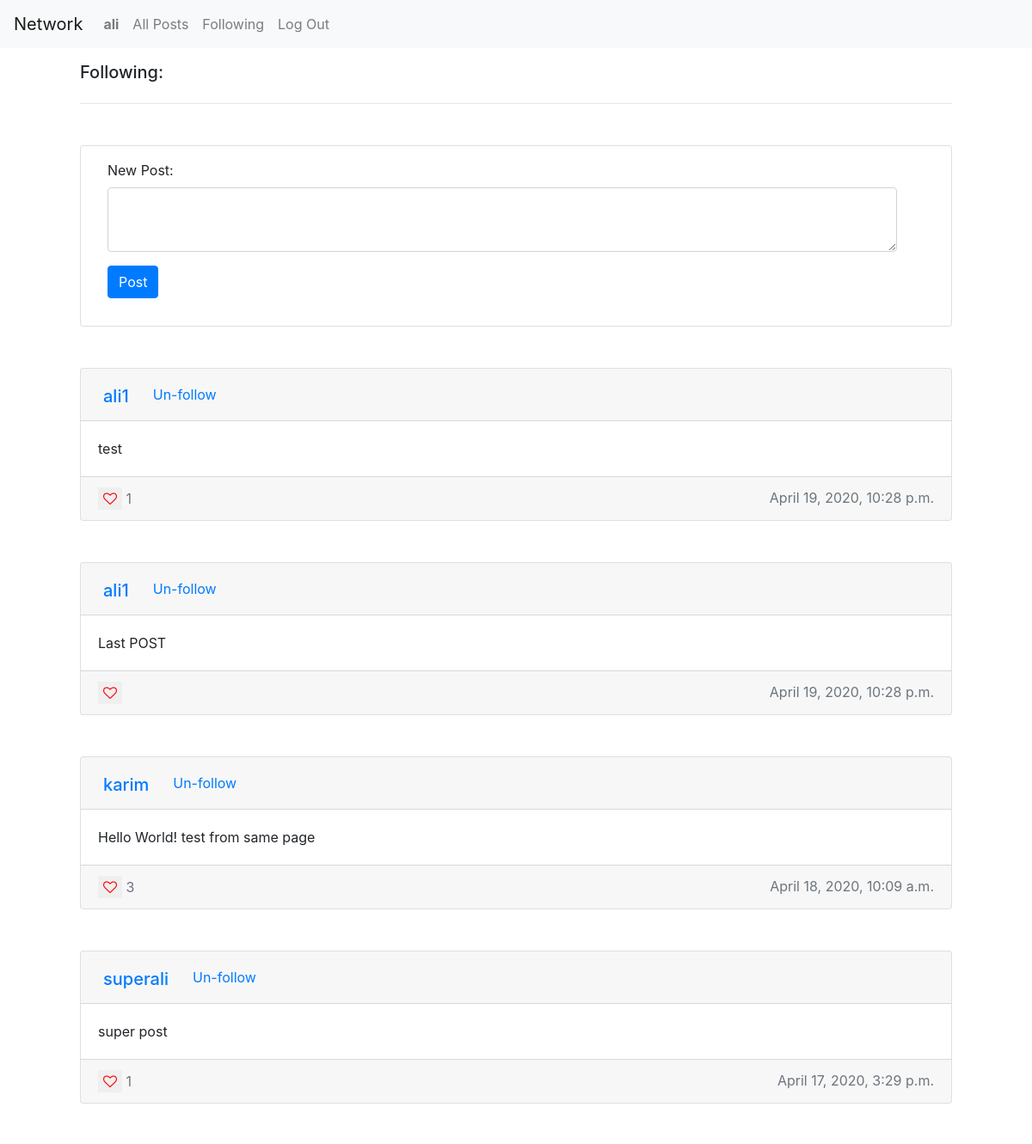
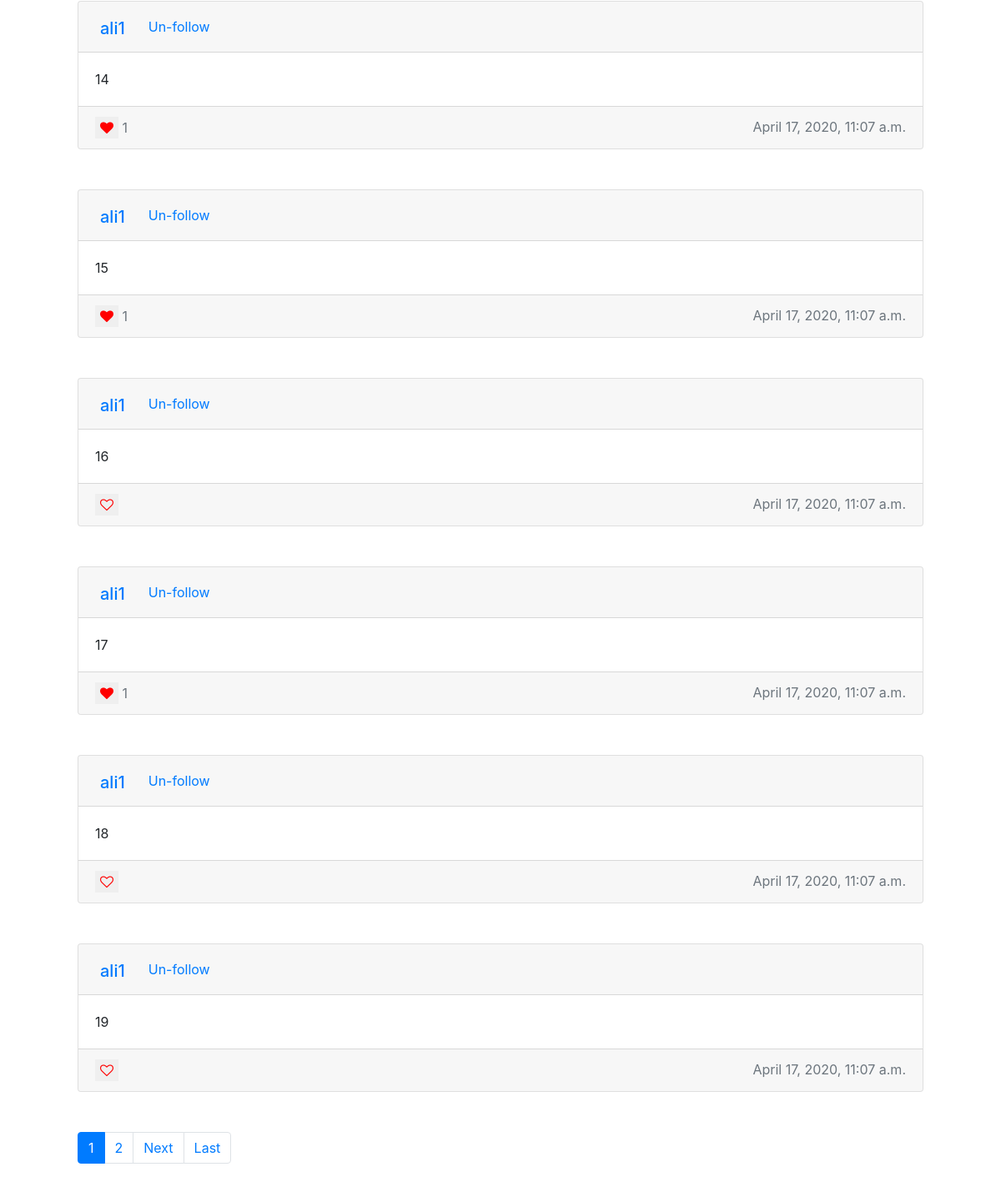
The page /following (signed in) on the database its author committed (2 pictures, top to bottom).
### network/models.py (models this page shows, shortened)
class User(AbstractUser):
    followers = models.ManyToManyField(settings.AUTH_USER_MODEL, blank=True, related_name="following")
    class Meta:
        verbose_name_plural="Users"

class Post(models.Model):
    user = models.ForeignKey(User, on_delete=models.CASCADE, related_name="posts")
    post = models.TextField(blank=False)
    like = models.ManyToManyField(User, blank="True", related_name="likes")
    created = models.DateTimeField(default=datetime.now(), blank=True)
    class Meta:
        verbose_name_plural="Posts"

### network/views.py (the view)
# urls.py: path("following", views.followingView, name="followingView"),
def followingView(request):
    followPost = Post.objects.filter(user__in=request.user.followers.all()).order_by("-created").all()
    return render(request, "network/following.html",{
        "posts": followPost,
        "form":forms.PostForm(),
        "page_obj": paginator(followPost, request.GET.get('page'))
    })

### network/forms.py
class PostForm(ModelForm):
    class Meta:
        model = Post
        fields = ["post"]
        widgets = {
            "post" : forms.Textarea(
                attrs = {
                    "class" : "form-control text-height",
                    "rows" : "4",
                    "cols" : "10"
                }
            )
        }
        labels = {
            "post" : "New Post"
        }

### network/views.py (called while the page is built)
def paginator(posts, page):
    paginator = Paginator(posts, 10)
    page_number = page
    page_obj = paginator.get_page(page_number)
    return page_obj

### network/templates/network/following.html
{% extends "network/index.html" %}
{% block page %}
    <div class="row">
        <div class="col">
            <h5>Following:</h5>
        </div>
    </div>
    <hr>
{% endblock %}

### network/templates/network/index.html (shortened to what this page needs)
{% extends "network/layout.html" %}
{% load static %}
{% block body %}
    <div class="container">
        <div class="page mt-3 ml-5 mr-5">
            {% block page %}
            {% endblock %}
        </div>
        {% if user.is_authenticated %}
            <div class="card m-5">
                <form action="{% url 'new' %}" id="newPost" method ="post">
                    <div class="row m-3 mr-5">
                        <div class="col">
                            <div class="form-group">
                                {{ form }}
                            </div>
                            <div class="form-group">
                                <input type="Submit" class="btn btn-primary" value="Post">
                            </div>
                        </div>
                    </div>
                </form>
            </div>
        {% endif %}
        {% for post in page_obj %}
            <div class="card m-5">
                <div class="card-header" id="post-{{ post.id }}">
                    <ul class="nav card-header-tabs">
                        <li class="nav-item">
                            {% if post.user == user %}
                                <a class="nav-link" href="{% url 'profile' %}">
                                    <h5>{{ post.user.username }}</h5>
                                </a>
                            {% else %}
                                <a class="nav-link" href="{% url 'userPosts' post.user.id %}">
                                    <h5>{{ post.user.username }}</h5>
                                </a>
                            {% endif %}
                        </li>
                        {% if user.is_authenticated %}
                            {% if user != post.user %}
                                <li class="nav-item text-muted">
                                    <form action="{% url 'follow' post.user.id %}" method ="post">
                                        {% if post.user not in user.followers.all %}
                                            <input type="Submit" class="btn btn-outline-primary btn-link" name="follow" value="Follow">
                                        {% else %}
                                            <input type="Submit" class="btn btn-outline-primary btn-link" name="unfollow" value="Un-follow">
                                        {% endif %}
                                    </form>
                                </li>
                            {% endif %}
                        {% endif %}
                    </ul>
                </div>
                <div class="card-body">
                    <p id="content-{{ post.id }}" class="card-text">{{ post.post }}</p>
                </div>
                <div class="card-footer">
                    <div class="row">
                        <div class="col text-muted text-left">
                            {% if user.is_authenticated %}
                                <button id="likebtn-{{post.id}}" class="btn-link" onclick="like('{{ post.id }}')">
                                    {% if user in post.like.all %}
                                        <i id="likeToggle-{{ post.id }}" class="fa fa-heart"></i>
                                    {% else %}
                                        <i id="likeToggle-{{ post.id }}" class="fa fa-heart-o"></i>
                                    {% endif %}
                                </button>
                                {% if post.like.count > 0 %}
                                    <span id="count-{{ post.id }}">{{ post.like.count }}</span>
                                {% else %}
                                    <span id="count-{{ post.id }}"></span>
                                {% endif %}
                            {% endif %}
                        </div>
                        <div class="col text-muted text-right">
                            {{ post.created }}
                        </div>
                    </div>
                </div>
            </div>
        {% endfor %}
        <nav aria-label="Page navigation" class="m-5">
            <ul class="pagination">
                {% for num in page_obj.paginator.page_range %}
                    {% if page_obj.number == num %}
                        <li class="page-item active">
                            <a class="page-link" href="?page={{ num }}">{{ num }}</a>
                        </li>
                    {% elif num > page_obj.number|add:'-3' and num < page_obj.number|add:'3' %}
                        <li class="page-item">
                            <a class="page-link" href="?page={{ num }}">{{ num }}</a>
                        </li>
                    {% endif %}
                {% endfor %}
                {% if page_obj.has_next %}
                    <li class="page-item">
                        <a class="page-link" href="?page={{ page_obj.next_page_number }}">Next</a>
                    </li>
                    <li class="page-item">
                        <a class="page-link" href="?page={{ page_obj.paginator.num_pages }}">Last</a>
                    </li>
                {% endif %}
            </ul>
        </nav>
    </div>
{% endblock %}

### network/templates/network/layout.html (shortened to what this page needs)
{% load static %}
<!DOCTYPE html>
<html lang="en">
    <head>
        <link rel="stylesheet" href="https://stackpath.bootstrapcdn.com/bootstrap/4.4.1/css/bootstrap.min.css">
        <link href="{% static 'network/styles.css' %}" rel="stylesheet">
        <link href="https://stackpath.bootstrapcdn.com/font-awesome/4.7.0/css/font-awesome.min.css" rel="stylesheet">
    </head>
    <body>
        <nav class="navbar navbar-expand-lg navbar-light bg-light">
            <a class="navbar-brand" href="{% url 'index' %}">Network</a>
            <div>
              <ul class="navbar-nav mr-auto">
                {% if user.is_authenticated %}
                    <li class="nav-item">
                        <a class="nav-link" id="currUser" userid="{{ user.id }}" href="{% url 'profile' %}">
                            <strong>{{ user.username }}</strong>
                        </a>
                    </li>
                {% endif %}
                <li class="nav-item">
                  <a class="nav-link" href="{% url 'index' %}">All Posts</a>
                </li>
                {% if user.is_authenticated %}
                    <li class="nav-item">
                        <a class="nav-link" href="{% url 'followingView' %}">Following</a>
                    </li>
                    <li class="nav-item">
                        <a class="nav-link" href="{% url 'logout' %}">Log Out</a>
                    </li>
                {% endif %}
              </ul>
            </div>
        </nav>
        <div class="body">
            {% block body %}
            {% endblock %}
        </div>
    </body>
</html>

### network/static/network/styles.css (style rules this page uses)
.text-height { height: 75px !important; }
.btn-link { border: none !important; }
.fa-heart-o { color:red !important; }
.fa-heart { color:red !important; }

### rows shown on the page
User: username "ali"
Post: user.username "ali1", post "test", like.count "1", created "April 19, 2020, 10:28 p.m."
Post: user.username "ali1", post "Last POST", created "April 19, 2020, 10:28 p.m."
Post: user.username "karim", post "Hello World! test from same page", like.count "3", created "April 18, 2020, 10:09 a.m."
Post: user.username "superali", post "super post", like.count "1", created "April 17, 2020, 3:29 p.m."
Post: user.username "ali1", post "14", like.count "1", created "April 17, 2020, 11:07 a.m."
Post: user.username "ali1", post "15", like.count "1", created "April 17, 2020, 11:07 a.m."
Post: user.username "ali1", post "16", created "April 17, 2020, 11:07 a.m."
Post: user.username "ali1", post "17", like.count "1", created "April 17, 2020, 11:07 a.m."
Post: user.username "ali1", post "18", created "April 17, 2020, 11:07 a.m."
Post: user.username "ali1", post "19", created "April 17, 2020, 11:07 a.m."

### other values the page prints
{{ num }} "1"
{{ num }} "2"
